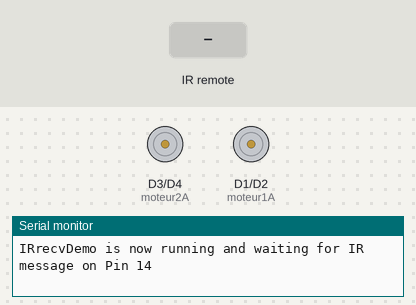
Bench run of a sketch on a simulated ESP8266 (NodeMCU). Parts: motor-driver pin pairs drawn as motors (green arrow = first pin HIGH = forward, orange = second pin HIGH = backward, longer = more drive), the last lines printed to the serial monitor. The test bench sets the inputs (shaded band).

Above: at 4.1 s.
4.2 s: infrared code 0x205D609F received
At 4.9 s:
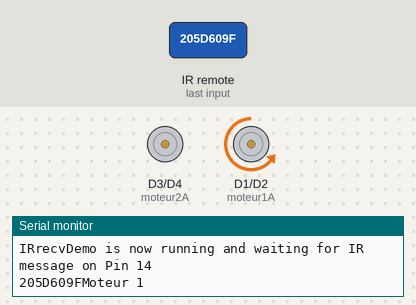
6.7 s: infrared code 0x205D40BF received
At 7.5 s:
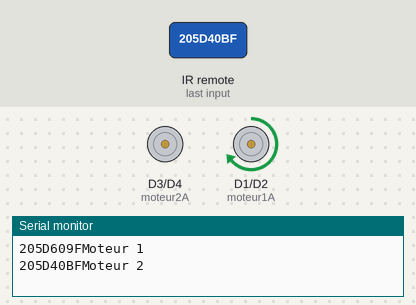
9.2 s: infrared code 0x205D58A7 received
At 9.9 s:
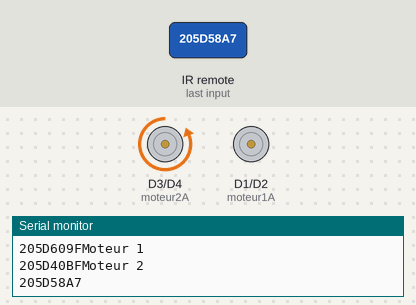
Timing chart, 0 to 12.2 s (numbered marks = the images above; inputs shaded):
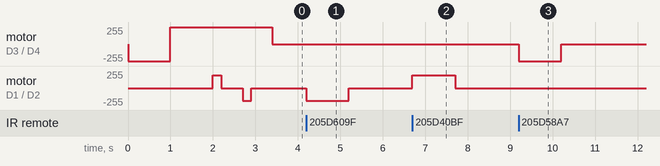

Measured:
- after the input at 4.2 s, motor on D1 (moteur1A) / D2 (moteur1B): stopped → backward 192/255 at once, → stopped 1.0 s later
- after the input at 6.7 s, motor on D1 (moteur1A) / D2 (moteur1B): stopped → forward 192/255 at once, → stopped 1.0 s later
- after the input at 9.2 s, motor on D3 (moteur2A) / D4 (moteur2B): stopped → backward 255/255 at once, → stopped 1.0 s later

The sketch:

digger-sleep.ino
```cpp
// (licence header left out)
#include <Arduino.h>
#include <IRremoteESP8266.h>
#include <IRrecv.h>
#include <IRutils.h>

#include <Servo.h>


#define moteur1A D1
#define moteur1B D2
#define moteur2A D3 // rotation
#define moteur2B D4

#define haut 0x205D609F
#define droite 0x205D58A7

#define bas 0x205D40BF
#define gauche 0x205D708F

#define STOP  0x205DE01F

#define ARRET  0x205D38C7


#define GND D7


#define TEMPO 500 // temporisation

int vitesse = 192;  // 0 à 255

// Le digger a un moteur pour les roues et une commande de direction pour tourner à droite ou à gauche

// le programme active le moteur ou les roues suivant une durée countM (moteur) ou count D (direction)


// An IR detector/demodulator is connected to GPIO pin 14(D5 on a NodeMCU
// board).
// Note: GPIO 16 won't work on the ESP8266 as it does not have interrupts.
// Note: GPIO 14 won't work on the ESP32-C3 as it causes the board to reboot.
#ifdef ARDUINO_ESP32C3_DEV
const uint16_t kRecvPin = 10;  // 14 on a ESP32-C3 causes a boot loop.
#else  // ARDUINO_ESP32C3_DEV
const uint16_t kRecvPin = 14;
#endif  // ARDUINO_ESP32C3_DEV


// kRecvPin

IRrecv irrecv(D6);
decode_results results;
unsigned long mmm;
unsigned long dodo; // arret au bout de 5 minutes
int countM=0 , countD=0 ; // nb d'impulsions IR reçues

void ddd(){
  analogWrite(moteur2A, 0);
  analogWrite(moteur2B, 255);
}
void ggg(){
  analogWrite(moteur2A, 255);
  analogWrite(moteur2B, 0);
}


void setup() {
//  Test droite gauche
 ddd();   delay(500);  stopM() ;
 delay(500);
  ggg();   delay(500);  stopM() ;
   delay(500);


  bip();

  pinMode(GND, OUTPUT);      // board IR
  digitalWrite(GND, LOW);

  Serial.begin(115200);
  irrecv.enableIRIn();  // Start the receiver
  while (!Serial)  // Wait for the serial connection to be establised.
    delay(50);
  Serial.println();
  Serial.print("IRrecvDemo is now running and waiting for IR message on Pin ");
  Serial.println(kRecvPin);
  mmm = millis();
    dodo = millis();
}

void bip(){
   // AUTOTEST les deux moteurs tournent en marche avant,
  // à haute vitesse

  //moteur 1
  analogWrite(moteur1A, vitesse);
  analogWrite(moteur1B, 0);

  delay(200); // bip
    stopM();
  delay(500); // bip
        analogWrite(moteur1A, 0);
  analogWrite(moteur1B, vitesse);

  delay(200); // bip
      stopM();
}
void stopM() {

    analogWrite(moteur1A, 0);
  analogWrite(moteur1B, 0);

}
void stopD() {
  analogWrite(moteur2A, 0);
  analogWrite(moteur2B, 0);
}
void moteur( int x, int v){
    switch (x){
      case 1 :
            Serial.println("Moteur 1");

                      analogWrite(moteur1A, 0);
                      analogWrite(moteur1B, v);

        break;
        case 2 :
            Serial.println("Moteur 2");

                      analogWrite(moteur1A, v);
                      analogWrite(moteur1B, 0);

        break;
  }
}
void loop() {

    if ((millis()- dodo) > 300000){
            ESP.deepSleep(0);
    }
  if ((millis()- mmm) > TEMPO){ //
    mmm= millis();
    if(countM > 0 ){
      countM --;
    } else {
       stopM();
    }
  if(countD > 0 ){
      countD --;
    } else {
       stopD();
    }
  }
  if (irrecv.decode(&results)) {
        mmm= millis();    dodo= millis();
    // print() & println() can't handle printing long longs. (uint64_t)
    serialPrintUint64(results.value, HEX);
    switch (results.value){
//-----------------------------   moteur 1 ou 2  ---------------------  <<  >>


      case haut : // 2
            moteur( 1,vitesse); countM++;
             break;
      case bas :
            moteur( 2,vitesse);countM++;
             break;
//-----------------------------   virage  ---------------------  +  -
       case droite :
            ddd();countD++;
            break;
       case   gauche :
            ;ggg();countD++;
            break;
//---------------- STOP---------------
      case   STOP :
            stopD();stopM();
            break;

//---------------- ARRET---------------
      case   ARRET :
            ESP.deepSleep(0);
            break;


   }
    Serial.println("");
    irrecv.resume();  // Receive the next value
  }

}
```
